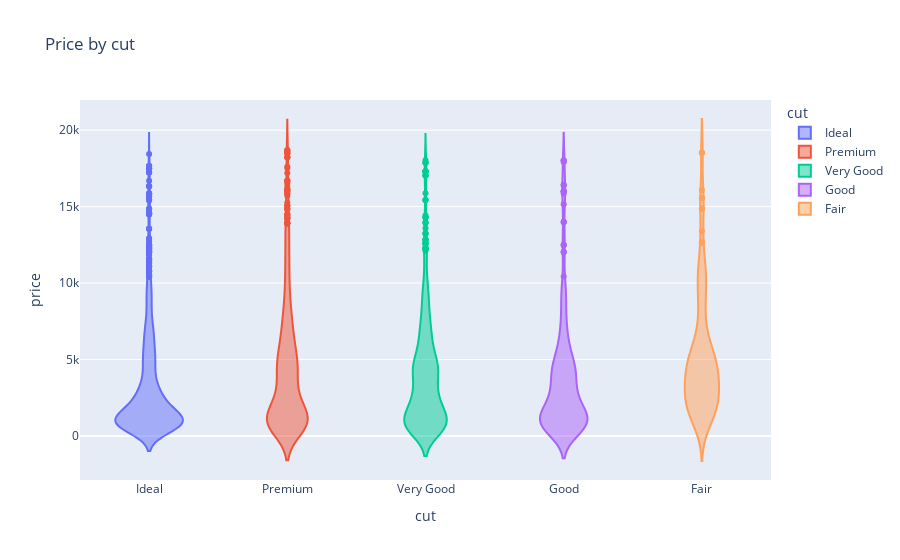

Notebook code for this chart:
### Code cell
plot_diamonds_price_by(diamonds, 'cut')

### Figure 1 — Plotly figure (JSON) as saved in the notebook; plotly's stock layout.template omitted (floating-point values rounded to 4 significant figures; data arrays with more than 128 entries replaced by an {"elided": "..."} marker saying what was removed)
{"data": [{"alignmentgroup": "True", "box": {"visible": false}, "hovertemplate": "cut=%{x}<br>price=%{y}<extra></extra>", "legendgroup": "Ideal", "marker": {"color": "#636efa"}, "name": "Ideal", "offsetgroup": "Ideal", "orientation": "v", "scalegroup": "True", "showlegend": true, "type": "violin", "x": {"elided": "1586 str values"}, "x0": " ", "xaxis": "x", "y": {"elided": "1586 int values"}, "y0": " ", "yaxis": "y"}, {"alignmentgroup": "True", "box": {"visible": false}, "hovertemplate": "cut=%{x}<br>price=%{y}<extra></extra>", "legendgroup": "Premium", "marker": {"color": "#EF553B"}, "name": "Premium", "offsetgroup": "Premium", "orientation": "v", "scalegroup": "True", "showlegend": true, "type": "violin", "x": {"elided": "1027 str values"}, "x0": " ", "xaxis": "x", "y": {"elided": "1027 int values"}, "y0": " ", "yaxis": "y"}, {"alignmentgroup": "True", "box": {"visible": false}, "hovertemplate": "cut=%{x}<br>price=%{y}<extra></extra>", "legendgroup": "Very Good", "marker": {"color": "#00cc96"}, "name": "Very Good", "offsetgroup": "Very Good", "orientation": "v", "scalegroup": "True", "showlegend": true, "type": "violin", "x": {"elided": "885 str values"}, "x0": " ", "xaxis": "x", "y": {"elided": "885 int values"}, "y0": " ", "yaxis": "y"}, {"alignmentgroup": "True", "box": {"visible": false}, "hovertemplate": "cut=%{x}<br>price=%{y}<extra></extra>", "legendgroup": "Good", "marker": {"color": "#ab63fa"}, "name": "Good", "offsetgroup": "Good", "orientation": "v", "scalegroup": "True", "showlegend": true, "type": "violin", "x": {"elided": "328 str values"}, "x0": " ", "xaxis": "x", "y": {"elided": "328 int values"}, "y0": " ", "yaxis": "y"}, {"alignmentgroup": "True", "box": {"visible": false}, "hovertemplate": "cut=%{x}<br>price=%{y}<extra></extra>", "legendgroup": "Fair", "marker": {"color": "#FFA15A"}, "name": "Fair", "offsetgroup": "Fair", "orientation": "v", "scalegroup": "True", "showlegend": true, "type": "violin", "x": {"elided": "173 str values"}, "x0": " ", "xaxis": "x", "y": {"elided": "173 int values"}, "y0": " ", "yaxis": "y"}], "layout": {"legend": {"title": {"text": "cut"}, "tracegroupgap": 0}, "title": {"text": "Price by cut"}, "violinmode": "overlay", "xaxis": {"anchor": "y", "categoryarray": ["Ideal", "Premium", "Very Good", "Good", "Fair"], "categoryorder": "array", "domain": [0, 1], "title": {"text": "cut"}}, "yaxis": {"anchor": "x", "domain": [0, 1], "title": {"text": "price"}}}}
